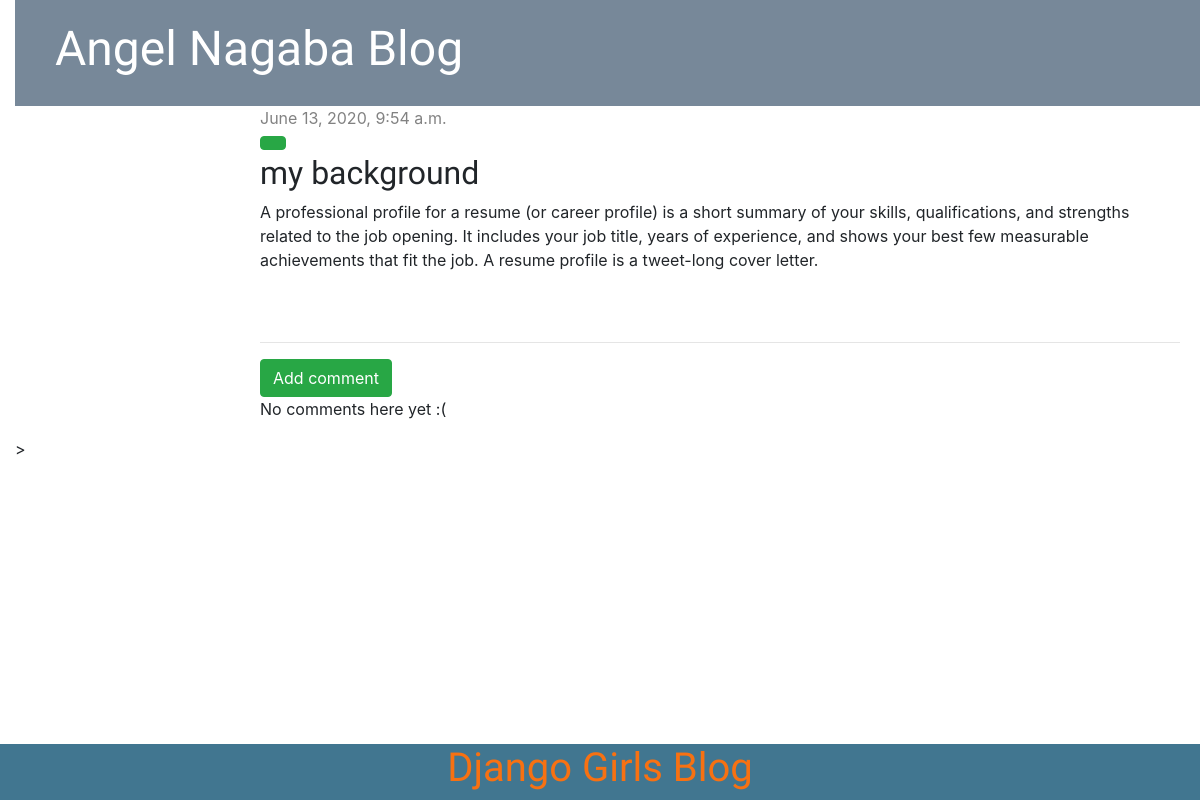
The app's page /post/3/, older data.
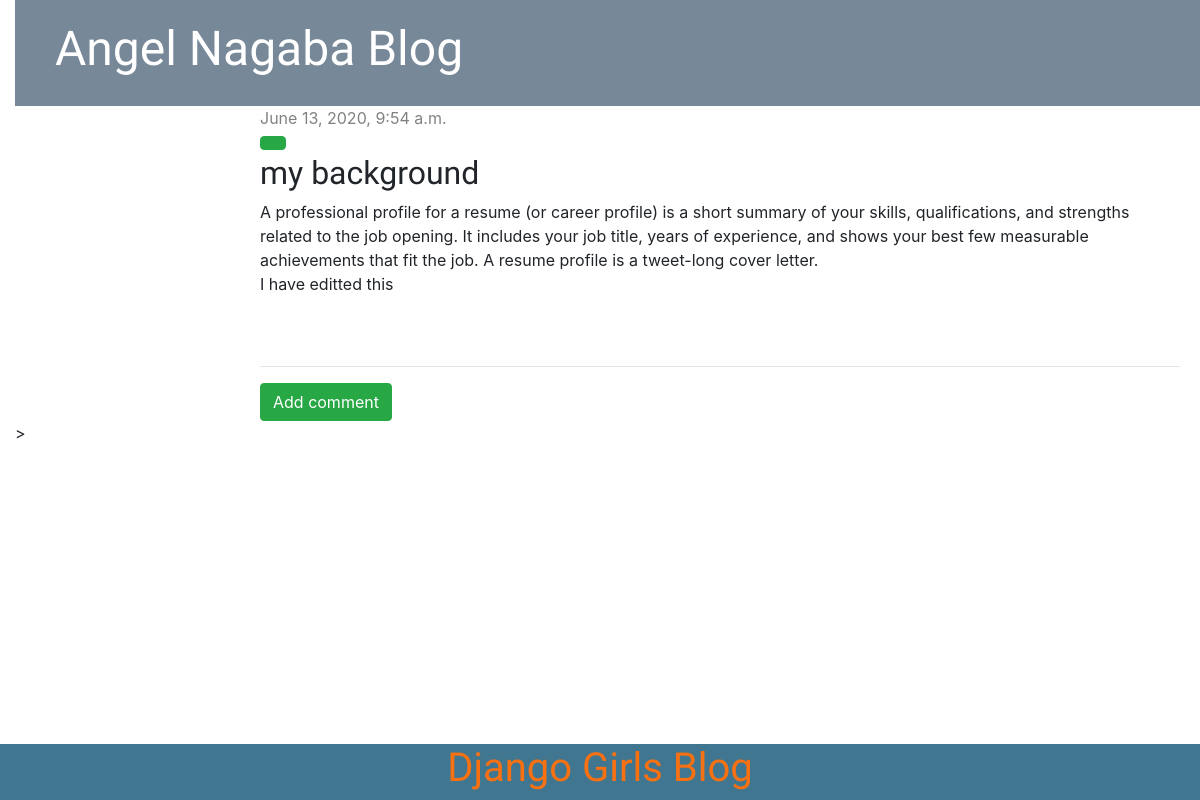
The same page, newer data.
### blog/models.py (models this page shows, shortened)
class Post(models.Model):
    author = models.ForeignKey(settings.AUTH_USER_MODEL, on_delete=models.CASCADE)
    title = models.CharField(max_length=200)
    text = models.TextField()
    created_date = models.DateTimeField(default=timezone.now)
    published_date = models.DateTimeField(blank=True, null=True)

### blog/views.py (the view)
# urls.py: path('post/<int:pk>/', views.post_detail, name='post_detail'),
def post_detail(request, pk):
    post = get_object_or_404(Post, pk=pk)
    return render(request, 'blog/post_detail.html', {'post': post})

### blog/templates/blog/post_detail.html (shortened to what this page needs)
{% extends 'blog/base.html' %}
{% block content %}
    <div class="post">
        {% if post.published_date %}
        <div class="date">
            {{ post.published_date }}
        </div>
        {% else %}
        <a class="btn btn-success" href="{% url 'post_publish' pk=post.pk %}">Publish</a>
        {% endif %}
        <a class="btn btn-success" href="{% url 'post_edit' pk=post.pk %}"></a>
        <a class="btn btn-default" href="{% url 'post_delete' pk=post.pk %}"></a>
        <h2>{{ post.title }}</h2>
        <p>{{ post.text|linebreaksbr }}</p>
    </div>
    <hr>
        <a class="btn btn-success" href="{% url 'add_comment_to_post' pk=post.pk %}">Add comment</a>
        {% for comment in post.comments.all %}
    {% if user.is_authenticated or comment.approved_comment %}
    <div class="comment">
        <div class="date">
            {{ comment.created_date }}
            {% if not comment.approved_comment %}
                <a class="btn btn-default" href="{% url 'comment_remove' pk=comment.pk %}"><span class="glyphicon glyphicon-remove"></span></a>
                <a class="btn btn-default" href="{% url 'comment_approve' pk=comment.pk %}"><span class="glyphicon glyphicon-ok"></span></a>
            {% endif %}
        </div>
        <strong>{{ comment.author }}</strong>
        <p>{{ comment.text|linebreaks }}</p>
    </div>
    {% endif %}
{% empty %}
    <p>No comments here yet :(</p>
{% endfor %}
{% endblock %}

Row changes from the older to the newer data that the page shows:
changed Post "my background": text "…a tweet-long cover letter." → "…a tweet-long cover letter. I have editted this"
Text that changed along with them:
text no longer shown: "No comments here yet :("
